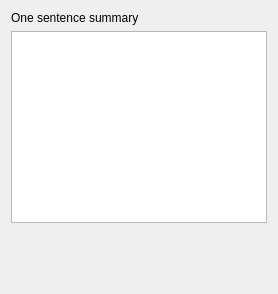
                <widget class="QWidget" name="tabSummaryPage1">
                 <layout class="QVBoxLayout" name="verticalLayout_5">
                  <item>
                   <widget class="QLabel" name="label">
                    <property name="text">
                     <string>One sentence summary</string>
                    </property>
                   </widget>
                  </item>
                  <item>
                   <widget class="MDEditCompleter" name="txtSummarySentence">
                    <property name="sizePolicy">
                     <sizepolicy hsizetype="Expanding" vsizetype="Preferred">
                      <horstretch>0</horstretch>
                      <verstretch>0</verstretch>
                     </sizepolicy>
                    </property>
                   </widget>
                  </item>
                  <item>
                   <widget class="QLabel" name="lblSummaryWCSentence">
                    <property name="text">
                     <string/>
                    </property>
                   </widget>
                  </item>
                  <item>
                   <spacer name="verticalSpacer_2">
                    <property name="orientation">
                     <enum>Qt::Vertical</enum>
                    </property>
                    <property name="sizeHint" stdset="0">
                     <size>
                      <width>20</width>
                      <height>40</height>
                     </size>
                    </property>
                   </spacer>
                  </item>
                 </layout>
                </widget>
